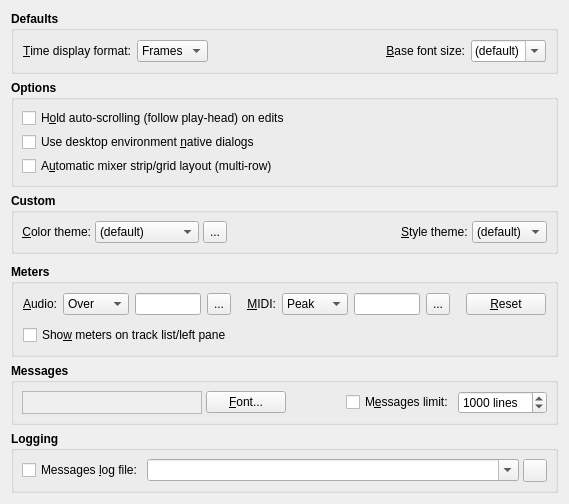
     <widget class="QWidget" name="DisplayTabPage">
      <attribute name="title">
       <string>&amp;Display</string>
      </attribute>
      <layout class="QVBoxLayout">
       <item>
        <widget class="QGroupBox" name="DisplayDefaultsGroupBox">
         <property name="font">
          <font>
           <weight>75</weight>
           <bold>true</bold>
          </font>
         </property>
         <property name="title">
          <string>Defaults</string>
         </property>
         <property name="flat">
          <bool>true</bool>
         </property>
         <layout class="QGridLayout">
          <item row="0" column="0">
           <widget class="QLabel" name="DisplayFormatTextLabel">
            <property name="font">
             <font>
              <weight>50</weight>
              <bold>false</bold>
             </font>
            </property>
            <property name="text">
             <string>&amp;Time display format:</string>
            </property>
            <property name="buddy">
             <cstring>DisplayFormatComboBox</cstring>
            </property>
           </widget>
          </item>
          <item row="0" column="1">
           <widget class="QComboBox" name="DisplayFormatComboBox">
            <property name="font">
             <font>
              <weight>50</weight>
              <bold>false</bold>
             </font>
            </property>
            <property name="toolTip">
             <string>Time display format</string>
            </property>
            <item>
             <property name="text">
              <string>Frames</string>
             </property>
            </item>
            <item>
             <property name="text">
              <string>Time</string>
             </property>
            </item>
            <item>
             <property name="text">
              <string>BBT</string>
             </property>
            </item>
           </widget>
          </item>
          <item row="0" column="2">
           <spacer>
            <property name="orientation">
             <enum>Qt::Horizontal</enum>
            </property>
            <property name="sizeHint">
             <size>
              <width>20</width>
              <height>20</height>
             </size>
            </property>
           </spacer>
          </item>
          <item row="0" column="3">
           <widget class="QLabel" name="BaseFontSizeTextLabel">
            <property name="font">
             <font>
              <weight>50</weight>
              <bold>false</bold>
             </font>
            </property>
            <property name="text">
             <string>&amp;Base font size:</string>
            </property>
            <property name="alignment">
             <set>Qt::AlignRight|Qt::AlignTrailing|Qt::AlignVCenter</set>
            </property>
            <property name="buddy">
             <cstring>BaseFontSizeComboBox</cstring>
            </property>
           </widget>
          </item>
          <item row="0" column="4">
           <widget class="QComboBox" name="BaseFontSizeComboBox">
            <property name="font">
             <font>
              <weight>50</weight>
              <bold>false</bold>
             </font>
            </property>
            <property name="toolTip">
             <string>Base application font size (pt.)</string>
            </property>
            <property name="editable">
             <bool>true</bool>
            </property>
            <item>
             <property name="text">
              <string>(default)</string>
             </property>
            </item>
            <item>
             <property name="text">
              <string>6</string>
             </property>
            </item>
            <item>
             <property name="text">
              <string>7</string>
             </property>
            </item>
            <item>
             <property name="text">
              <string>8</string>
             </property>
            </item>
            <item>
             <property name="text">
              <string>9</string>
             </property>
            </item>
            <item>
             <property name="text">
              <string>10</string>
             </property>
            </item>
            <item>
             <property name="text">
              <string>11</string>
             </property>
            </item>
            <item>
             <property name="text">
              <string>12</string>
             </property>
            </item>
           </widget>
          </item>
         </layout>
        </widget>
       </item>
       <item>
        <widget class="QGroupBox" name="DisplayOptionsGroupBox">
         <property name="font">
          <font>
           <weight>75</weight>
           <bold>true</bold>
          </font>
         </property>
         <property name="title">
          <string>Options</string>
         </property>
         <property name="flat">
          <bool>true</bool>
         </property>
         <layout class="QGridLayout">
          <property name="margin">
           <number>8</number>
          </property>
          <property name="spacing">
           <number>4</number>
          </property>
          <item row="0" column="0">
           <widget class="QCheckBox" name="SyncViewHoldCheckBox">
            <property name="font">
             <font>
              <weight>50</weight>
              <bold>false</bold>
             </font>
            </property>
            <property name="toolTip">
             <string>Whether to hold auto-scrolling (follow play-head) on edits.</string>
            </property>
            <property name="text">
             <string>H&amp;old auto-scrolling (follow play-head) on edits</string>
            </property>
           </widget>
          </item>
          <item row="1" column="0">
           <widget class="QCheckBox" name="UseNativeDialogsCheckBox">
            <property name="font">
             <font>
              <weight>50</weight>
              <bold>false</bold>
             </font>
            </property>
            <property name="toolTip">
             <string>Whether to use desktop environment native dialogs.</string>
            </property>
            <property name="text">
             <string>Use desktop environment &amp;native dialogs</string>
            </property>
           </widget>
          </item>
          <item row="2" column="0">
           <widget class="QCheckBox" name="MixerAutoGridLayoutCheckBox">
            <property name="font">
             <font>
              <weight>50</weight>
              <bold>false</bold>
             </font>
            </property>
            <property name="toolTip">
             <string>Whether to allow automatic mixer strip/grid layout (multi-row).</string>
            </property>
            <property name="text">
             <string>A&amp;utomatic mixer strip/grid layout (multi-row)</string>
            </property>
           </widget>
          </item>
         </layout>
        </widget>
       </item>
       <item>
        <widget class="QGroupBox" name="DisplayCustomGroupBox">
         <property name="font">
          <font>
           <weight>75</weight>
           <bold>true</bold>
          </font>
         </property>
         <property name="title">
          <string>Custom</string>
         </property>
         <property name="flat">
          <bool>true</bool>
         </property>
         <layout class="QGridLayout">
          <property name="margin">
           <number>8</number>
          </property>
          <property name="spacing">
           <number>4</number>
          </property>
          <item row="0" column="0">
           <widget class="QLabel" name="CustomColorThemeTextLabel">
            <property name="font">
             <font>
              <weight>50</weight>
              <bold>false</bold>
             </font>
            </property>
            <property name="text">
             <string>&amp;Color theme:</string>
            </property>
            <property name="alignment">
             <set>Qt::AlignRight|Qt::AlignTrailing|Qt::AlignVCenter</set>
            </property>
            <property name="buddy">
             <cstring>CustomColorThemeComboBox</cstring>
            </property>
           </widget>
          </item>
          <item row="0" column="1">
           <widget class="QComboBox" name="CustomColorThemeComboBox">
            <property name="font">
             <font>
              <weight>50</weight>
              <bold>false</bold>
             </font>
            </property>
            <property name="toolTip">
             <string>Custom color palette theme</string>
            </property>
            <property name="editable">
             <bool>false</bool>
            </property>
            <item>
             <property name="text">
              <string>(default)</string>
             </property>
            </item>
            <item>
             <property name="text">
              <string>Wonton Soup</string>
             </property>
            </item>
            <item>
             <property name="text">
              <string>KXStudio</string>
             </property>
            </item>
           </widget>
          </item>
          <item row="0" column="3">
           <widget class="QToolButton" name="CustomColorThemeToolButton">
            <property name="minimumSize">
             <size>
              <width>22</width>
              <height>22</height>
             </size>
            </property>
            <property name="maximumSize">
             <size>
              <width>24</width>
              <height>24</height>
             </size>
            </property>
            <property name="font">
             <font>
              <weight>50</weight>
              <bold>false</bold>
             </font>
            </property>
            <property name="focusPolicy">
             <enum>Qt::TabFocus</enum>
            </property>
            <property name="toolTip">
             <string>Manage custom color palette themes</string>
            </property>
            <property name="text">
             <string>...</string>
            </property>
           </widget>
          </item>
          <item row="0" column="4">
           <spacer>
            <property name="orientation">
             <enum>Qt::Horizontal</enum>
            </property>
            <property name="sizeHint">
             <size>
              <width>20</width>
              <height>20</height>
             </size>
            </property>
           </spacer>
          </item>
          <item row="0" column="5">
           <widget class="QLabel" name="CustomStyleThemeTextLabel">
            <property name="font">
             <font>
              <weight>50</weight>
              <bold>false</bold>
             </font>
            </property>
            <property name="text">
             <string>&amp;Style theme:</string>
            </property>
            <property name="buddy">
             <cstring>CustomStyleThemeComboBox</cstring>
            </property>
           </widget>
          </item>
          <item row="0" column="6">
           <widget class="QComboBox" name="CustomStyleThemeComboBox">
            <property name="font">
             <font>
              <weight>50</weight>
              <bold>false</bold>
             </font>
            </property>
            <property name="toolTip">
             <string>Custom widget style theme</string>
            </property>
            <property name="editable">
             <bool>false</bool>
            </property>
            <item>
             <property name="text">
              <string>(default)</string>
             </property>
            </item>
           </widget>
          </item>
         </layout>
        </widget>
       </item>
       <item>
        <spacer>
         <property name="orientation">
          <enum>Qt::Vertical</enum>
         </property>
         <property name="sizeHint">
          <size>
           <width>20</width>
           <height>4</height>
          </size>
         </property>
        </spacer>
       </item>
       <item>
        <widget class="QGroupBox" name="DisplayMetersGroupBox">
         <property name="font">
          <font>
           <weight>75</weight>
           <bold>true</bold>
          </font>
         </property>
         <property name="title">
          <string>Meters</string>
         </property>
         <property name="flat">
          <bool>true</bool>
         </property>
         <layout class="QGridLayout">
          <item row="0" column="0">
           <widget class="QLabel" name="AudioMeterLevelTextLabel">
            <property name="font">
             <font>
              <weight>50</weight>
              <bold>false</bold>
             </font>
            </property>
            <property name="text">
             <string>&amp;Audio:</string>
            </property>
            <property name="buddy">
             <cstring>AudioMeterLevelComboBox</cstring>
            </property>
           </widget>
          </item>
          <item row="0" column="1">
           <widget class="QComboBox" name="AudioMeterLevelComboBox">
            <property name="minimumSize">
             <size>
              <width>66</width>
              <height>0</height>
             </size>
            </property>
            <property name="font">
             <font>
              <weight>50</weight>
              <bold>false</bold>
             </font>
            </property>
            <property name="toolTip">
             <string>Audio meter level</string>
            </property>
            <item>
             <property name="text">
              <string>Over</string>
             </property>
            </item>
            <item>
             <property name="text">
              <string>0 dB</string>
             </property>
            </item>
            <item>
             <property name="text">
              <string>3 dB</string>
             </property>
            </item>
            <item>
             <property name="text">
              <string>6 dB</string>
             </property>
            </item>
            <item>
             <property name="text">
              <string>10 dB</string>
             </property>
            </item>
           </widget>
          </item>
          <item row="0" column="2">
           <widget class="QLineEdit" name="AudioMeterColorLineEdit">
            <property name="maximumSize">
             <size>
              <width>66</width>
              <height>24</height>
             </size>
            </property>
            <property name="font">
             <font>
              <weight>50</weight>
              <bold>false</bold>
             </font>
            </property>
            <property name="toolTip">
             <string>Audio meter color</string>
            </property>
           </widget>
          </item>
          <item row="0" column="3">
           <widget class="QToolButton" name="AudioMeterColorToolButton">
            <property name="minimumSize">
             <size>
              <width>22</width>
              <height>22</height>
             </size>
            </property>
            <property name="maximumSize">
             <size>
              <width>24</width>
              <height>24</height>
             </size>
            </property>
            <property name="font">
             <font>
              <weight>50</weight>
              <bold>false</bold>
             </font>
            </property>
            <property name="focusPolicy">
             <enum>Qt::TabFocus</enum>
            </property>
            <property name="toolTip">
             <string>Select custom audio meter color</string>
            </property>
            <property name="icon">
             <iconset resource="qtractor.qrc" >:/images/formColor.png</iconset>
            </property>
            <property name="text">
             <string>...</string>
            </property>
           </widget>
          </item>
          <item row="0" column="4">
           <spacer>
            <property name="orientation">
             <enum>Qt::Horizontal</enum>
            </property>
            <property name="sizeHint">
             <size>
              <width>4</width>
              <height>20</height>
             </size>
            </property>
           </spacer>
          </item>
          <item row="0" column="5">
           <widget class="QLabel" name="MidiMeterLevelTextLabel">
            <property name="font">
             <font>
              <weight>50</weight>
              <bold>false</bold>
             </font>
            </property>
            <property name="text">
             <string>&amp;MIDI:</string>
            </property>
            <property name="alignment">
             <set>Qt::AlignRight|Qt::AlignTrailing|Qt::AlignVCenter</set>
            </property>
            <property name="buddy">
             <cstring>MidiMeterLevelComboBox</cstring>
            </property>
           </widget>
          </item>
          <item row="0" column="6">
           <widget class="QComboBox" name="MidiMeterLevelComboBox">
            <property name="minimumSize">
             <size>
              <width>66</width>
              <height>0</height>
             </size>
            </property>
            <property name="font">
             <font>
              <weight>50</weight>
              <bold>false</bold>
             </font>
            </property>
            <property name="toolTip">
             <string>MIDI meter level</string>
            </property>
            <item>
             <property name="text">
              <string>Peak</string>
             </property>
            </item>
            <item>
             <property name="text">
              <string>Over</string>
             </property>
            </item>
           </widget>
          </item>
          <item row="0" column="7">
           <widget class="QLineEdit" name="MidiMeterColorLineEdit">
            <property name="maximumSize">
             <size>
              <width>66</width>
              <height>24</height>
             </size>
            </property>
            <property name="font">
             <font>
              <weight>50</weight>
              <bold>false</bold>
             </font>
            </property>
            <property name="toolTip">
             <string>MIDI meter color</string>
            </property>
           </widget>
          </item>
          <item row="0" column="8">
           <widget class="QToolButton" name="MidiMeterColorToolButton">
            <property name="minimumSize">
             <size>
              <width>22</width>
              <height>22</height>
             </size>
            </property>
            <property name="maximumSize">
             <size>
              <width>24</width>
              <height>24</height>
             </size>
            </property>
            <property name="font">
             <font>
              <weight>50</weight>
              <bold>false</bold>
             </font>
            </property>
            <property name="focusPolicy">
             <enum>Qt::TabFocus</enum>
            </property>
            <property name="toolTip">
             <string>Select custom MIDI meter color</string>
            </property>
            <property name="icon">
             <iconset resource="qtractor.qrc" >:/images/formColor.png</iconset>
            </property>
            <property name="text">
             <string>...</string>
            </property>
           </widget>
          </item>
          <item row="0" column="9">
           <spacer>
            <property name="orientation">
             <enum>Qt::Horizontal</enum>
            </property>
            <property name="sizeHint">
             <size>
              <width>4</width>
              <height>20</height>
             </size>
            </property>
           </spacer>
          </item>
          <item row="0" column="10">
           <widget class="QPushButton" name="ResetMeterColorsPushButton">
            <property name="font">
             <font>
              <weight>50</weight>
              <bold>false</bold>
             </font>
            </property>
            <property name="toolTip">
             <string>Reset meter colors to default</string>
            </property>
            <property name="text">
             <string>&amp;Reset</string>
            </property>
            <property name="autoDefault">
             <bool>false</bool>
            </property>
           </widget>
          </item>
          <item row="1" column="0" colspan="11">
           <spacer>
            <property name="orientation">
             <enum>Qt::Vertical</enum>
            </property>
            <property name="sizeHint">
             <size>
              <width>20</width>
              <height>4</height>
             </size>
            </property>
           </spacer>
          </item>
          <item row="2" column="0" colspan="11">
           <widget class="QCheckBox" name="TrackListMetersCheckBox">
            <property name="font">
             <font>
              <weight>50</weight>
              <bold>false</bold>
             </font>
            </property>
            <property name="toolTip">
             <string>Whether to show meters on track list/left pane</string>
            </property>
            <property name="text">
             <string>Sho&amp;w meters on track list/left pane</string>
            </property>
           </widget>
          </item>
         </layout>
        </widget>
       </item>
       <item>
        <widget class="QGroupBox" name="DisplayMessagesGroupBox">
         <property name="font">
          <font>
           <weight>75</weight>
           <bold>true</bold>
          </font>
         </property>
         <property name="title">
          <string>Messages</string>
         </property>
         <property name="flat">
          <bool>true</bool>
         </property>
         <layout class="QGridLayout">
          <property name="margin">
           <number>8</number>
          </property>
          <property name="spacing">
           <number>4</number>
          </property>
          <item row="0" column="0">
           <widget class="QLabel" name="MessagesFontTextLabel">
            <property name="minimumSize">
             <size>
              <width>180</width>
              <height>0</height>
             </size>
            </property>
            <property name="maximumSize">
             <size>
              <width>180</width>
              <height>32767</height>
             </size>
            </property>
            <property name="font">
             <font>
              <weight>50</weight>
              <bold>false</bold>
             </font>
            </property>
            <property name="toolTip">
             <string>Sample messages text font display</string>
            </property>
            <property name="autoFillBackground">
             <bool>true</bool>
            </property>
            <property name="frameShape">
             <enum>QFrame::StyledPanel</enum>
            </property>
            <property name="frameShadow">
             <enum>QFrame::Sunken</enum>
            </property>
            <property name="alignment">
             <set>Qt::AlignCenter</set>
            </property>
           </widget>
          </item>
          <item row="0" column="1">
           <widget class="QPushButton" name="MessagesFontPushButton">
            <property name="font">
             <font>
              <weight>50</weight>
              <bold>false</bold>
             </font>
            </property>
            <property name="toolTip">
             <string>Select font for the messages text display</string>
            </property>
            <property name="text">
             <string>&amp;Font...</string>
            </property>
            <property name="autoDefault">
             <bool>false</bool>
            </property>
           </widget>
          </item>
          <item row="0" column="2">
           <spacer>
            <property name="orientation">
             <enum>Qt::Horizontal</enum>
            </property>
            <property name="sizeHint">
             <size>
              <width>20</width>
              <height>20</height>
             </size>
            </property>
           </spacer>
          </item>
          <item row="0" column="3">
           <widget class="QCheckBox" name="MessagesLimitCheckBox">
            <property name="font">
             <font>
              <weight>50</weight>
              <bold>false</bold>
             </font>
            </property>
            <property name="toolTip">
             <string>Whether to keep a maximum number of lines in the messages window</string>
            </property>
            <property name="text">
             <string>M&amp;essages limit:</string>
            </property>
           </widget>
          </item>
          <item row="0" column="4">
           <widget class="QSpinBox" name="MessagesLimitLinesSpinBox">
            <property name="font">
             <font>
              <weight>50</weight>
              <bold>false</bold>
             </font>
            </property>
            <property name="toolTip">
             <string>The maximum number of message lines to keep in view</string>
            </property>
            <property name="suffix">
             <string> lines</string>
            </property>
            <property name="minimum">
             <number>100</number>
            </property>
            <property name="maximum">
             <number>10000</number>
            </property>
            <property name="singleStep">
             <number>100</number>
            </property>
            <property name="value">
             <number>1000</number>
            </property>
           </widget>
          </item>
         </layout>
        </widget>
       </item>
       <item>
        <widget class="QGroupBox" name="DisplayLoggingGroupBox">
         <property name="font">
          <font>
           <weight>75</weight>
           <bold>true</bold>
          </font>
         </property>
         <property name="title">
          <string>Logging</string>
         </property>
         <property name="flat">
          <bool>true</bool>
         </property>
         <layout class="QGridLayout">
          <property name="margin">
           <number>8</number>
          </property>
          <property name="spacing">
           <number>4</number>
          </property>
          <item row="0" column="1" colspan="3">
           <widget class="QComboBox" name="MessagesLogPathComboBox">
            <property name="sizePolicy">
             <sizepolicy hsizetype="Expanding" vsizetype="Fixed">
              <horstretch>1</horstretch>
              <verstretch>0</verstretch>
             </sizepolicy>
            </property>
            <property name="minimumSize">
             <size>
              <width>320</width>
              <height>0</height>
             </size>
            </property>
            <property name="font">
             <font>
              <weight>50</weight>
              <bold>false</bold>
             </font>
            </property>
            <property name="toolTip">
             <string>Messages log file</string>
            </property>
            <property name="editable">
             <bool>true</bool>
            </property>
           </widget>
          </item>
          <item row="0" column="4">
           <widget class="QToolButton" name="MessagesLogPathToolButton">
            <property name="minimumSize">
             <size>
              <width>22</width>
              <height>22</height>
             </size>
            </property>
            <property name="maximumSize">
             <size>
              <width>24</width>
              <height>24</height>
             </size>
            </property>
            <property name="font">
             <font>
              <weight>50</weight>
              <bold>false</bold>
             </font>
            </property>
            <property name="focusPolicy">
             <enum>Qt::TabFocus</enum>
            </property>
            <property name="toolTip">
             <string>Browse for the messages log file location</string>
            </property>
            <property name="icon">
             <iconset resource="qtractor.qrc">:/images/fileOpen.png</iconset>
            </property>
           </widget>
          </item>
          <item row="0" column="0">
           <widget class="QCheckBox" name="MessagesLogCheckBox">
            <property name="font">
             <font>
              <weight>50</weight>
              <bold>false</bold>
             </font>
            </property>
            <property name="toolTip">
             <string>Whether to activate a messages logging to file.</string>
            </property>
            <property name="text">
             <string>Messages &amp;log file:</string>
            </property>
           </widget>
          </item>
         </layout>
        </widget>
       </item>
      </layout>
     </widget>
